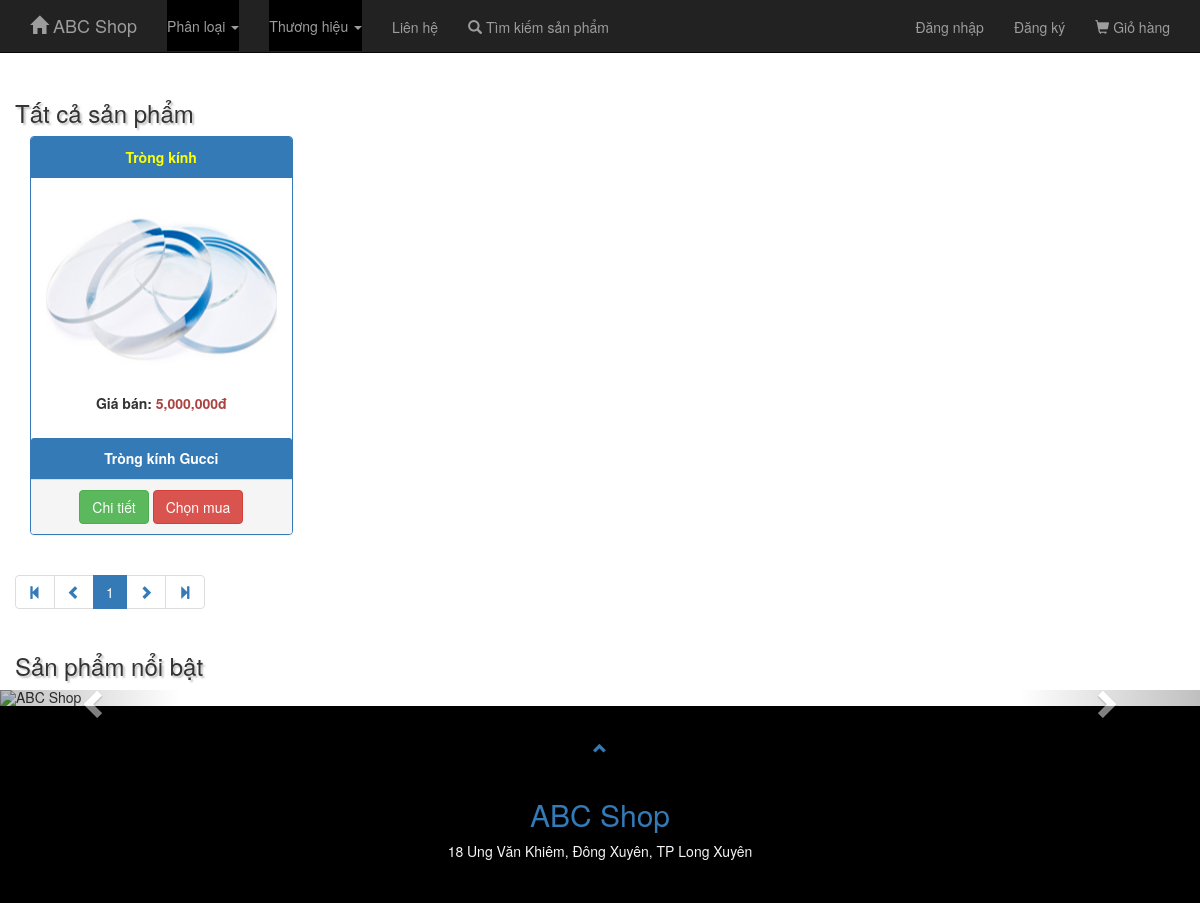
Screenshot of /?action=xemloai&madm=7 with the database file from the repository.
### tables this page shows
CREATE TABLE `product` (
  `id` int(11) NOT NULL,
  `title` varchar(50) NOT NULL,
  `description` varchar(50) NOT NULL,
  `category_id` int(11) NOT NULL,
  `brand_id` int(11) not null,
  `active` bit default 1,
  `hinhanh` varchar(255) DEFAULT NULL
);

CREATE TABLE `category` (
  `id` int(11) NOT NULL,
  `title` varchar(50) NOT NULL,
  `description` varchar(50) NOT NULL,
  `active` bit default 1
);

CREATE TABLE `variation` (
  `id` int(11) NOT NULL,
  `product_id` int(11) NOT NULL,
  `price` int NOT NULL,
  `sale_price` int NOT NULL,
  `inventory` int NOT NULL,
  `active` bit default 1
);

### model/mathang.php (called while the page is built, shortened)
<?php
class MATHANG
{
    public function demtongsomathang($brand_id, $category_id)
    {
        $dbcon = DATABASE::connect();
        try {
            $sql = "SELECT COUNT(*)
            FROM variation as v, product as p
            where v.product_id=p.id and v.active = 1 ";
            if ($category_id != null) {
                $sql .= " and p.category_id=:cat_id";
            }
            $cmd = $dbcon->prepare($sql);
            if ($category_id != null) {
                $cmd->bindValue(":cat_id", $category_id);
            }
            $cmd->execute();
            $count = $cmd->fetchColumn();
            return $count;
        } catch (PDOException $e) {
            $error_message = $e->getMessage();
            echo "<p>Lỗi truy vấn: $error_message</p>";
            exit();
        }
    }
    public function laymathangphantrang($m, $n, $brand_id, $category_id)
    {
        $dbcon = DATABASE::connect();
        try {
            $sql = "SELECT p.*, v.price as vprice, c.title as catitle
            FROM product p, variation v, category c, brand as b
            WHERE p.id = v.product_id and p.category_id=c.id and p.brand_id = b.id ";
            if ($category_id != null) {
                $sql .= " and p.category_id=:cat_id";
            }
            $sql .= " ORDER BY id
                        DESC LIMIT $m, $n ";
            $cmd = $dbcon->prepare($sql);
            if ($category_id != null) {
                $cmd->bindValue(":cat_id", $category_id);
            }
            $cmd->execute();
            $result = $cmd->fetchAll();
            rsort($result);
            return $result;
        } catch (PDOException $e) {
            $error_message = $e->getMessage();
            echo "<p>Lỗi truy vấn: $error_message</p>";
            exit();
        }
    }
}

### view/top.php (the view, shortened to what this page needs)
<!DOCTYPE html>
<html lang="en">
<head>
  <link rel="stylesheet" href="https://maxcdn.bootstrapcdn.com/bootstrap/3.3.7/css/bootstrap.min.css">
</head>
<body id="abc" data-spy="scroll" data-target=".navbar" data-offset="50">
  <nav class="navbar navbar-inverse navbar-fixed-top">
    <div class="container">
      <div class="navbar-header">
        <a class="navbar-brand" href="index.php"><span class="glyphicon glyphicon-home"></span> ABC Shop</a>
      </div>
    <div class="collapse navbar-collapse" id="myNavbar">
      <ul class="nav navbar-nav">
          <li>
            <div class="container-fluid">
            <div class="dropdown">
                  <a class="dropdown-toggle" data-toggle="dropdown" href="#">
                    Phân loại
                    <span class="caret"></span></a>
            </div>
            </div>
          </li>
          <li>
            <div class="container-fluid">
            <div class="dropdown">
                  <a class="dropdown-toggle" data-toggle="dropdown" href="#">
                    Thương hiệu
                    <span class="caret"></span></a>
                </div>
            </div>
          </li>
          <li><a href="#">Liên hệ</a></li>
          <li><a href="#" data-toggle="modal" data-target="#modalTimKiem">
        <span class="glyphicon glyphicon-search"></span> Tìm kiếm sản phẩm</a></li>
      </ul>
      <ul class="nav navbar-nav navbar-right">
        <?php if (isset($_SESSION["nguoidung"])) { ?>
          <li>
            <div class="container-fluid">
              <div class="dropdown">
                <a class="dropdown-toggle" data-toggle="dropdown" href="#">
                  <span class="glyphicon glyphicon-user"></span>
                  <?php echo $_SESSION["nguoidung"]["username"]; ?>
                  <span class="caret"></span></a>
                <ul class="dropdown-menu dropdown-menu-right">
                  <li><a href="#" class="subtitle"><span class="glyphicon glyphicon-envelope"></span> Thông báo</a></li>
                  <li><a href="#" class="subtitle" data-toggle="modal" data-target="#fCapNhatThongTin"><span class="glyphicon glyphicon-edit"></span> Hồ sơ cá nhân</a></li>
                  <li><a href="#" class="subtitle" data-toggle="modal" data-target="#fDoiMatKhau"><span class="glyphicon glyphicon-wrench"></span> Đổi mật khẩu</a></li>
                  <li class="divider"></li>
                  <li><a class="subtitle" href="?action=dangxuat"><span class="glyphicon glyphicon-log-out"></span> Thoát</a></li>
                </ul>
              </div>
            </div>
          </li>
        <?php } else { ?>
          <li><a href="?action=dangnhap">Đăng nhập</a>
          <li><a href="" data-toggle="modal" data-target="#myModal">Đăng ký</a>
          <?php } ?>
          <li><a href="#" class="text-warning">
              <span class="glyphicon glyphicon-shopping-cart"></span> Giỏ hàng
            </a>
          </li>
      </ul>
    </div>
    </div>
  </nav>
              <br>
              <br>
</body>

### main.php (shortened to what this page needs)
<?php include("view/top.php"); ?>
<br><br>
<div class="container">
  <div class="row">
    <h3>Tất cả sản phẩm </h3>
    <?php
    foreach ($mathang as $mh) :
    ?>
      <div class="col-sm-3">
        <div class="panel panel-primary text-center">
          <div class="panel-heading">
            <a href="?action=detail&product_id=<?php echo $mh["id"]; ?>" style="color:Yellow;font-weight:bold;"><?php echo $mh["catitle"]; ?></a>
          </div>
          <div class="panel-body"><a href="?action=detail&product_id=<?php echo $mh["id"]; ?>"><img src="images/<?php echo $mh["hinhanh"]; ?> " class="img-responsive" style="width:100%" alt="<?php echo $mh["title"]; ?>"></a>
            <p><strong>Giá bán: <span class="text-danger">
                  <?php echo number_format($mh["vprice"]); ?>đ</span> </strong></p>
          </div>
          <div class="panel-heading">
            <a href="?action=detail&product_id=<?php echo $mh["id"]; ?>" style="color:white;font-weight:bold;"><?php echo $mh["title"]; ?></a>
          </div>
          <div class="panel-footer">
            <a class="btn btn-success" href="?action=detail&product_id=<?php echo $mh["id"]; ?>">Chi tiết</a>
            <a class="btn btn-danger" href="">Chọn mua</a>
          </div>
        </div>
      </div>
    <?php endforeach; ?>
  </div>
  <div class="row">
    <ul class="pagination">
      <li><a href="?trang=1"><span class="glyphicon glyphicon-step-backward"></span></a></li>
      <li><a href="?trang=<?php echo $tranghh - 1; ?>"><span class="glyphicon glyphicon-chevron-left"></span></a></li>
      <?php
      for ($i = 1; $i <= $tongsotrang; $i++) {
        if ($i == $tranghh) {
      ?>
          <li class="active"><span><?php echo $i; ?></span></li>
        <?php
        } else {
        ?>
          <li><a href="?trang=<?php echo $i ?>"><?php echo $i; ?></a></li>
      <?php }
      }
      if ($tranghh < $tongsotrang && $tongsotrang > 1) ?>
      <li><a href="?trang=<?php echo $tranghh + 1; ?>"><span class="glyphicon glyphicon-chevron-right"></span></a></li>
      <li><a href="?trang=<?php echo $tongsotrang; ?>"><span class="glyphicon glyphicon-step-forward"></span></a></li>
    </ul>
  </div>
  <?php include("topview.php"); ?>
</div>
<?php include("view/carousel.php"); ?>
<?php include("view/bottom.php"); ?>

### view/top.php (style rules this page uses)
.img-responsive { height: 200px; width: 100px; display: flex; }
h3 { text-shadow: 2px 2px 2px silver; }
.navbar-nav>li>a { padding-top: 17px; padding-bottom: 15px; }
.navbar-nav li div a { padding-top: 16px; padding-bottom: 15px; display: block; color: #9d9d9d; background-color: black; }

### rows the page displays
product: category.title "Tròng kính", hinhanh (picture), variation.price "5,000,000", title "Tròng kính Gucci"
